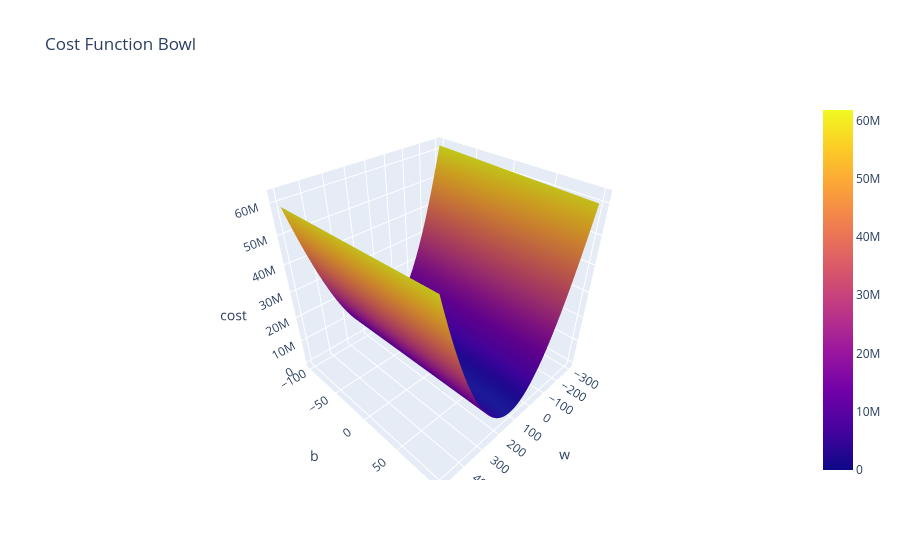

The code cell stored with this chart in its notebook:
### Code cell
w = np.linspace(-300, 500, 100)
b = np.linspace(-100, 100, 100)


W, B = np.meshgrid(w, b)


J = np.zeros_like(W, dtype=float)

for i in range(W.shape[0]):

    for j in range(W.shape[1]):
        J[i, j] = compute_cost(x_train, y_train, W[i, j], B[i, j])


# Plot
fig = go.Figure(data=[go.Surface(
    x=W,
    y=B,
    z=J
)])

fig.update_layout(
    title="Cost Function Bowl",
    scene=dict(
        xaxis_title='w',
        yaxis_title='b',
        zaxis_title='cost'
    )
)

fig.show()

### Figure 1 — Plotly figure (JSON) as saved in the notebook; plotly's stock layout.template omitted (floating-point values rounded to 4 significant figures; data arrays with more than 128 entries replaced by an {"elided": "..."} marker saying what was removed)
{"data": [{"type": "surface", "x": {"elided": "100x100 float values"}, "y": {"elided": "100x100 float values"}, "z": {"elided": "100x100 float values"}}], "layout": {"scene": {"xaxis": {"title": {"text": "w"}}, "yaxis": {"title": {"text": "b"}}, "zaxis": {"title": {"text": "cost"}}}, "title": {"text": "Cost Function Bowl"}}}
